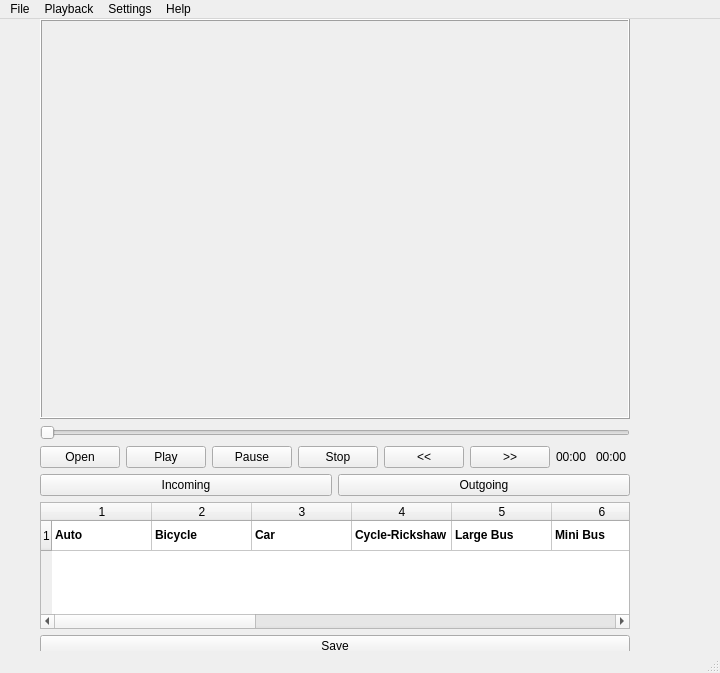
<?xml version="1.0" encoding="UTF-8"?>
<ui version="4.0">
 <class>MainWindow</class>
 <widget class="QMainWindow" name="MainWindow">
  <property name="geometry">
   <rect>
    <x>0</x>
    <y>0</y>
    <width>720</width>
    <height>673</height>
   </rect>
  </property>
  <property name="windowTitle">
   <string>MainWindow</string>
  </property>
  <widget class="QWidget" name="centralwidget">
   <widget class="QWidget" name="verticalLayoutWidget_2">
    <property name="geometry">
     <rect>
      <x>40</x>
      <y>0</y>
      <width>590</width>
      <height>638</height>
     </rect>
    </property>
    <layout class="QVBoxLayout" name="VideoContainer" stretch="10,0,0,0,0,0,0,0">
     <item>
      <layout class="QVBoxLayout" name="verticalLayout_2">
       <item>
        <widget class="QFrame" name="videoFrame">
         <property name="sizePolicy">
          <sizepolicy hsizetype="Expanding" vsizetype="Expanding">
           <horstretch>0</horstretch>
           <verstretch>0</verstretch>
          </sizepolicy>
         </property>
         <property name="minimumSize">
          <size>
           <width>0</width>
           <height>400</height>
          </size>
         </property>
         <property name="frameShape">
          <enum>QFrame::Shape::Box</enum>
         </property>
         <property name="frameShadow">
          <enum>QFrame::Shadow::Raised</enum>
         </property>
        </widget>
       </item>
      </layout>
     </item>
     <item>
      <widget class="QSlider" name="sliderTimeline">
       <property name="orientation">
        <enum>Qt::Orientation::Horizontal</enum>
       </property>
      </widget>
     </item>
     <item>
      <layout class="QHBoxLayout" name="horizontalLayout">
       <item>
        <widget class="QPushButton" name="btnOpen">
         <property name="text">
          <string>Open</string>
         </property>
        </widget>
       </item>
       <item>
        <widget class="QPushButton" name="btnPlay">
         <property name="text">
          <string>Play</string>
         </property>
        </widget>
       </item>
       <item>
        <widget class="QPushButton" name="btnPause">
         <property name="text">
          <string>Pause</string>
         </property>
        </widget>
       </item>
       <item>
        <widget class="QPushButton" name="btnStop">
         <property name="text">
          <string>Stop</string>
         </property>
        </widget>
       </item>
       <item>
        <widget class="QPushButton" name="btnPrevFrame">
         <property name="text">
          <string>&lt;&lt;</string>
         </property>
        </widget>
       </item>
       <item>
        <widget class="QPushButton" name="btnNextFrame">
         <property name="text">
          <string>&gt;&gt;</string>
         </property>
        </widget>
       </item>
       <item>
        <widget class="QLabel" name="lblCurrentTime">
         <property name="text">
          <string>00:00</string>
         </property>
        </widget>
       </item>
       <item>
        <widget class="QLabel" name="lblDuration">
         <property name="text">
          <string>00:00</string>
         </property>
        </widget>
       </item>
      </layout>
     </item>
     <item>
      <layout class="QHBoxLayout" name="horizontalLayout_6">
       <item>
        <widget class="QPushButton" name="btnIncoming">
         <property name="text">
          <string>Incoming</string>
         </property>
         <property name="checkable">
          <bool>true</bool>
         </property>
        </widget>
       </item>
       <item>
        <widget class="QPushButton" name="btnOutgoing">
         <property name="text">
          <string>Outgoing</string>
         </property>
        </widget>
       </item>
      </layout>
     </item>
     <item>
      <widget class="QTableWidget" name="tableCounter">
       <property name="rowCount">
        <number>1</number>
       </property>
       <property name="columnCount">
        <number>14</number>
       </property>
       <row/>
       <column/>
       <column/>
       <column/>
       <column/>
       <column/>
       <column/>
       <column/>
       <column/>
       <column/>
       <column/>
       <column/>
       <column/>
       <column/>
       <column/>
       <item row="0" column="0">
        <property name="text">
         <string>Auto</string>
        </property>
        <property name="font">
         <font>
          <bold>true</bold>
         </font>
        </property>
       </item>
       <item row="0" column="1">
        <property name="text">
         <string>Bicycle</string>
        </property>
        <property name="font">
         <font>
          <bold>true</bold>
         </font>
        </property>
        <property name="background">
         <brush brushstyle="NoBrush">
          <color alpha="255">
           <red>0</red>
           <green>0</green>
           <blue>127</blue>
          </color>
         </brush>
        </property>
       </item>
       <item row="0" column="2">
        <property name="text">
         <string>Car</string>
        </property>
        <property name="font">
         <font>
          <bold>true</bold>
         </font>
        </property>
        <property name="background">
         <brush brushstyle="NoBrush">
          <color alpha="255">
           <red>255</red>
           <green>0</green>
           <blue>0</blue>
          </color>
         </brush>
        </property>
       </item>
       <item row="0" column="3">
        <property name="text">
         <string>Cycle-Rickshaw</string>
        </property>
        <property name="font">
         <font>
          <bold>true</bold>
         </font>
        </property>
        <property name="background">
         <brush brushstyle="NoBrush">
          <color alpha="255">
           <red>255</red>
           <green>0</green>
           <blue>255</blue>
          </color>
         </brush>
        </property>
       </item>
       <item row="0" column="4">
        <property name="text">
         <string>Large Bus</string>
        </property>
        <property name="font">
         <font>
          <bold>true</bold>
         </font>
        </property>
        <property name="background">
         <brush brushstyle="NoBrush">
          <color alpha="255">
           <red>255</red>
           <green>0</green>
           <blue>127</blue>
          </color>
         </brush>
        </property>
       </item>
       <item row="0" column="5">
        <property name="text">
         <string>Mini Bus</string>
        </property>
        <property name="font">
         <font>
          <bold>true</bold>
         </font>
        </property>
        <property name="background">
         <brush brushstyle="NoBrush">
          <color alpha="255">
           <red>0</red>
           <green>255</green>
           <blue>255</blue>
          </color>
         </brush>
        </property>
       </item>
       <item row="0" column="6">
        <property name="text">
         <string>Micro Bus</string>
        </property>
        <property name="font">
         <font>
          <bold>true</bold>
         </font>
        </property>
       </item>
       <item row="0" column="7">
        <property name="text">
         <string>Heavy Truck</string>
        </property>
        <property name="font">
         <font>
          <bold>true</bold>
         </font>
        </property>
       </item>
       <item row="0" column="8">
        <property name="text">
         <string>Medium Truck</string>
        </property>
       </item>
       <item row="0" column="9">
        <property name="text">
         <string>Small Truck</string>
        </property>
        <property name="font">
         <font>
          <bold>true</bold>
         </font>
        </property>
       </item>
       <item row="0" column="10">
        <property name="text">
         <string>Motor Cycle</string>
        </property>
        <property name="font">
         <font>
          <bold>true</bold>
         </font>
        </property>
       </item>
       <item row="0" column="11">
        <property name="text">
         <string>Utility</string>
        </property>
        <property name="font">
         <font>
          <bold>true</bold>
         </font>
        </property>
       </item>
       <item row="0" column="12">
        <property name="text">
         <string>Cart</string>
        </property>
        <property name="font">
         <font>
          <bold>true</bold>
         </font>
        </property>
       </item>
       <item row="0" column="13">
        <property name="text">
         <string>Total</string>
        </property>
        <property name="font">
         <font>
          <bold>true</bold>
         </font>
        </property>
       </item>
      </widget>
     </item>
     <item>
      <widget class="QPushButton" name="btnSave">
       <property name="autoFillBackground">
        <bool>true</bool>
       </property>
       <property name="text">
        <string>Save</string>
       </property>
      </widget>
     </item>
     <item>
      <layout class="QHBoxLayout" name="horizontalLayout_2"/>
     </item>
     <item>
      <layout class="QHBoxLayout" name="horizontalLayout_8"/>
     </item>
    </layout>
   </widget>
  </widget>
  <widget class="QMenuBar" name="menubar">
   <property name="geometry">
    <rect>
     <x>0</x>
     <y>0</y>
     <width>720</width>
     <height>33</height>
    </rect>
   </property>
   <widget class="QMenu" name="menuFile">
    <property name="title">
     <string>File</string>
    </property>
    <addaction name="actionOpen_Video"/>
    <addaction name="actionOpen_Folder"/>
    <addaction name="actionExport_CSV"/>
   </widget>
   <widget class="QMenu" name="menuPlayback">
    <property name="title">
     <string>Playback</string>
    </property>
    <addaction name="actionPlay"/>
    <addaction name="actionPause"/>
    <addaction name="actionStop"/>
    <addaction name="actionPrevious_Frame"/>
   </widget>
   <widget class="QMenu" name="menuSettings">
    <property name="title">
     <string>Settings</string>
    </property>
    <addaction name="actionRuntime_Parameters"/>
   </widget>
   <widget class="QMenu" name="menuHelp">
    <property name="title">
     <string>Help</string>
    </property>
    <addaction name="separator"/>
    <addaction name="actionAbout"/>
   </widget>
   <addaction name="menuFile"/>
   <addaction name="menuPlayback"/>
   <addaction name="menuSettings"/>
   <addaction name="menuHelp"/>
  </widget>
  <widget class="QStatusBar" name="statusbar"/>
  <action name="actionOpen_Video">
   <property name="text">
    <string>Open Video</string>
   </property>
  </action>
  <action name="actionOpen_Folder">
   <property name="text">
    <string>Open Folder</string>
   </property>
  </action>
  <action name="actionExport_CSV">
   <property name="text">
    <string>Export CSV</string>
   </property>
  </action>
  <action name="actionPlay">
   <property name="text">
    <string>Play</string>
   </property>
  </action>
  <action name="actionPause">
   <property name="text">
    <string>Pause
</string>
   </property>
  </action>
  <action name="actionStop">
   <property name="text">
    <string>Stop</string>
   </property>
  </action>
  <action name="actionPrevious_Frame">
   <property name="text">
    <string>Previous Frame</string>
   </property>
  </action>
  <action name="actionRuntime_Parameters">
   <property name="text">
    <string>Runtime Parameters</string>
   </property>
  </action>
  <action name="actionAbout">
   <property name="text">
    <string>About</string>
   </property>
  </action>
 </widget>
 <resources/>
 <connections/>
</ui>
